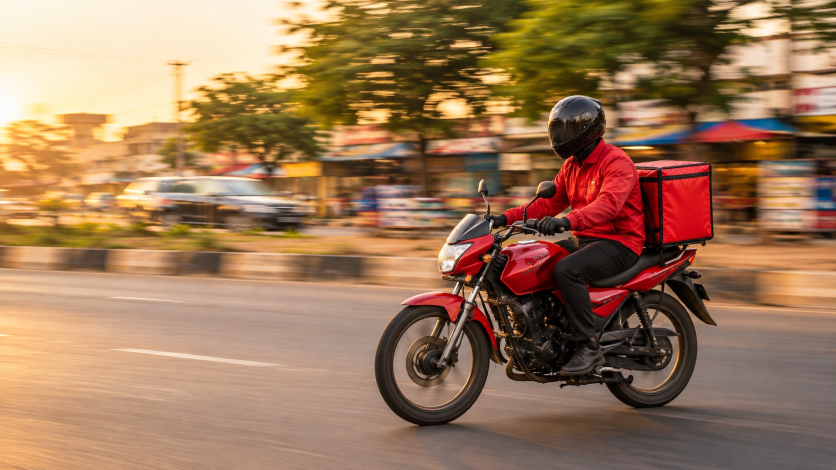
#> input picture assets-src/photos/rider-road.jpg, 1672 x 940 px (shown at 1/2 size)
$ python make-web-images.py
#> lines starting #> are read from the running program, lines starting #| are printed output that depends on the picture
"""Builds every photo the website shows from the originals in assets-src/photos/.

Run from the `website/` directory:

    python assets-src/make-web-images.py

Each job crops one original to the shape of the slot it fills, then writes a
1280px .webp (quality 82, method 6) into public/, plus a -800 variant where the
component offers one through srcset (the gallery and the page heroes).

The crop is centred on a focus point given as fractions of the original
(0.5, 0.5 is the middle) and clamped so it never leaves the picture. When a
new original goes in, set the focus so the faces and the goods stay in frame.
"""

from pathlib import Path
from PIL import Image

ROOT = Path(__file__).resolve().parent.parent
SRC = ROOT / "assets-src/photos"

WIDE = 3 / 2   # home slideshow and gallery
CARD = 4 / 3   # PageHero photo card

# (original, output under public/, aspect, focus x, focus y, -800 variant)
JOBS = [
    # Home page slideshow, full-bleed behind the headline. The headline and a
    # dark scrim sit on the left, so the subject should sit centre or right.
    ("rider-road.jpg",      "hero/road.webp",            WIDE, 0.58, 0.50, False),
    ("food.jpg",            "hero/food.webp",            WIDE, 0.50, 0.54, False),
    ("rider-kumasi.jpg",    "hero/rider.webp",           WIDE, 0.50, 0.38, False),
    ("aboboyaa-market.jpg", "hero/carry.webp",           WIDE, 0.50, 0.42, False),
    ("sofa-move.jpg",       "hero/move.webp",            WIDE, 0.50, 0.50, False),

    # Home page gallery ("Seaton Swift in motion"), in slide order.
    ("shop-counter.jpg",    "gallery/shop-counter.webp", WIDE, 0.50, 0.42, True),
    ("food.jpg",            "gallery/food.webp",         WIDE, 0.50, 0.54, True),
    ("doorstep.jpg",        "gallery/doorstep.webp",     WIDE, 0.50, 0.40, True),
    ("rider-road.jpg",      "gallery/on-the-road.webp",  WIDE, 0.58, 0.50, True),
    ("market-load.jpg",     "gallery/market.webp",       WIDE, 0.50, 0.60, True),
    ("students.jpg",        "gallery/students.webp",     WIDE, 0.50, 0.50, True),
    ("macho.jpg",           "gallery/macho.webp",        WIDE, 0.50, 0.55, True),
    ("home-move.jpg",       "gallery/home-move.webp",    WIDE, 0.50, 0.53, True),
    ("office-move.jpg",     "gallery/office-move.webp",  WIDE, 0.50, 0.50, True),

    # PageHero photo cards on the inner pages.
    ("rider-recruit.jpg",   "gallery/page-riders.webp",  CARD, 0.00, 0.50, True),
    ("pharmacy.jpg",        "gallery/page-shops.webp",   CARD, 0.50, 0.56, True),
    ("market-load.jpg",     "gallery/page-about.webp",   CARD, 0.50, 0.60, True),
]


def crop(img, aspect, fx, fy):
    """The largest crop of `aspect` centred on (fx, fy), kept inside the image."""
#> called with aspect = 1.5, fx = 0.58, fy = 0.5
    w, h = img.size
#> w = 1672; h = 940
    cw, ch = (round(h * aspect), h) if w / h > aspect else (w, round(w / aspect))
#> cw = 1410; ch = 940
    left = min(max(round(fx * w - cw / 2), 0), w - cw)
#> left = 262
    top = min(max(round(fy * h - ch / 2), 0), h - ch)
#> top = 0
    return img.crop((left, top, left + cw, top + ch))
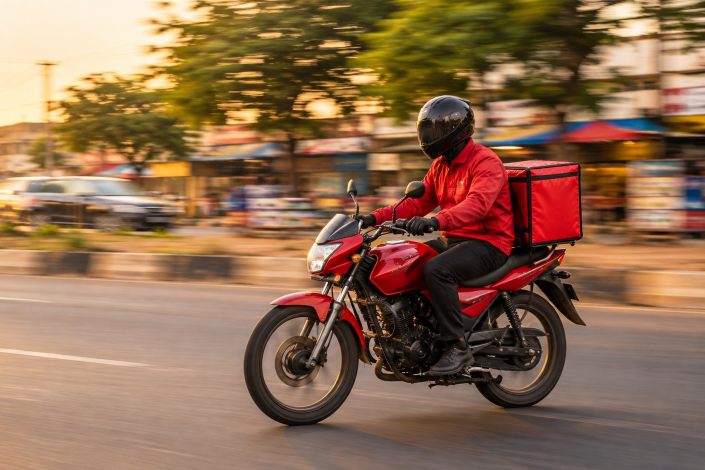
#> returned value: PIL image 1410x940 RGB (shown at 1/2 size); mean R, G, B 142.1, 107.7, 80.1


for src, out, aspect, fx, fy, small in JOBS:
    img = crop(Image.open(SRC / src).convert("RGB"), aspect, fx, fy)
    dest = ROOT / "public" / out
    sizes = [(1280, dest)]
    if small:
        sizes.append((800, dest.with_name(dest.stem + "-800.webp")))
    for width, path in sizes:
        img.resize((width, round(width / aspect)), Image.LANCZOS).save(path, "WEBP", quality=82, method=6)
#> (the run stopped early here; a loop or call above may not have finished)
